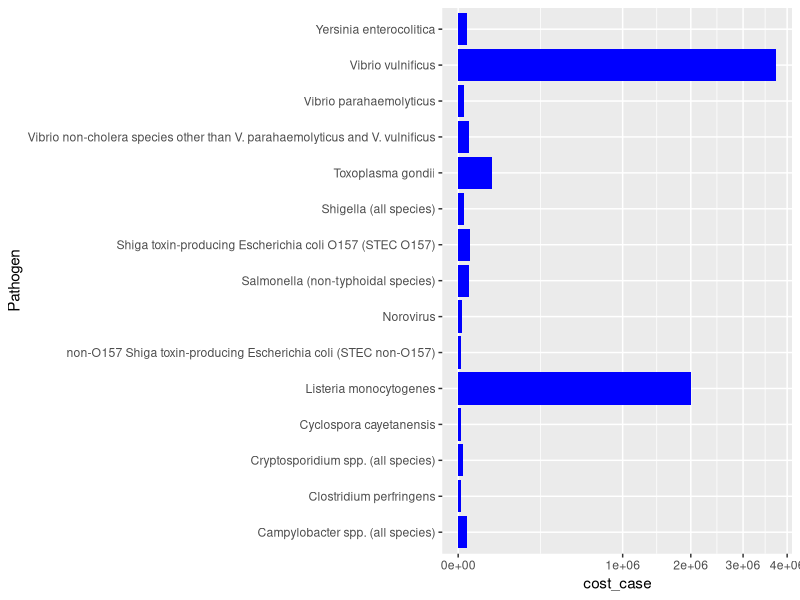
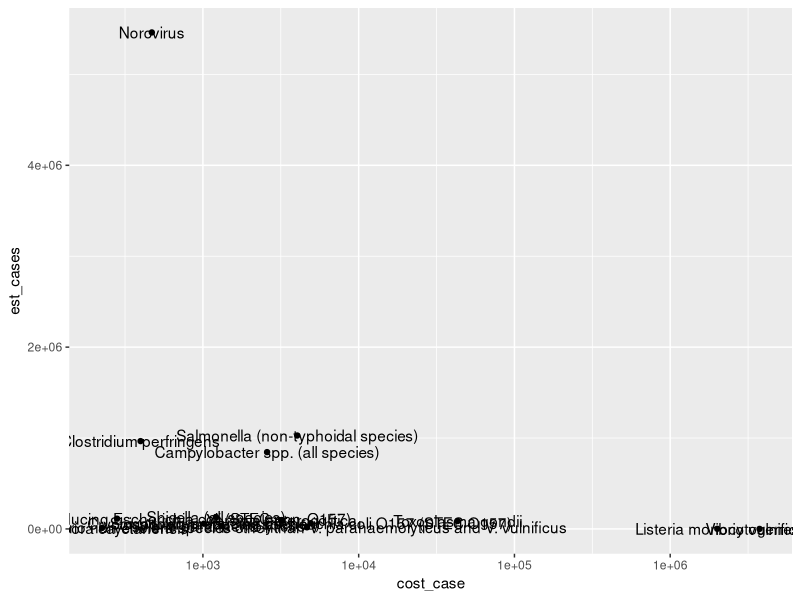
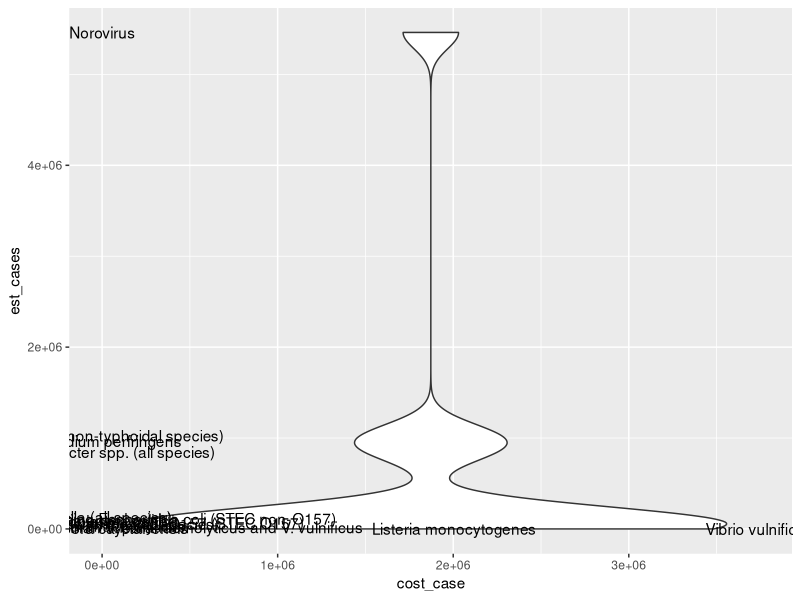

Write R code to recreate these figures, in order.
## ---- chunk 1
#| label: setup
#| warning: false

library(tidyverse)
library(readxl)

knitr::opts_chunk$set(echo = TRUE)
## ---- chunk 2
#initial read-in for summary
pathogen_orig <- read_xlsx("_data/Total_cost_for_top_15_pathogens_2018.xlsx",
                            col_names = c("Pathogen","est_cases","total_cost"),
                           range = "A6:C20")
                            
head(pathogen_orig)
#tail(pathogen_orig)
## ---- chunk 3
pathogen <- read_xlsx("_data/Total_cost_for_top_15_pathogens_2018.xlsx",
                            col_names = c("Pathogen","est_cases","total_cost"),
                           range = "A6:C20") %>%
  # add cost per case variable
  mutate(cost_case = total_cost/est_cases) %>%
  # arrange in descending order
  arrange(desc(cost_case)) 
  
path_ranked <- print(pathogen)

## ---- chunk 4
#plot as bar columns so names read horizontally
ggplot(path_ranked)+
geom_col(aes(cost_case,Pathogen),
         fill = "blue", 
         width = .9) +
  scale_x_sqrt()

  #how do I retain the ranked order from above?


## ---- chunk 5
#try a dot plot
ggplot(path_ranked, aes(x=cost_case, y=est_cases, label=Pathogen))+
geom_point()+
  scale_x_log10() +
  geom_text()

#try a violin plot
ggplot(path_ranked, aes(x=cost_case, y=est_cases, label=Pathogen))+
  geom_violin()+
  geom_text()
